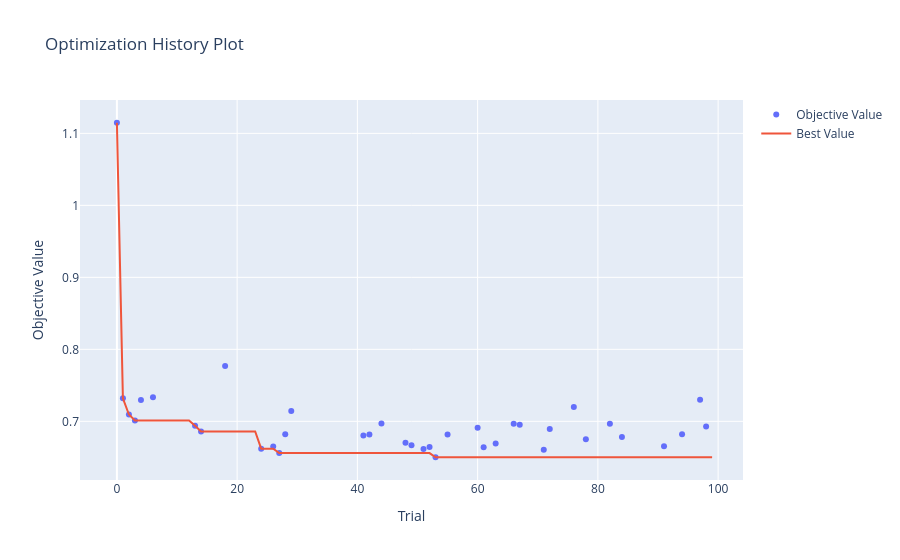

The notebook cell saved with this chart:
### Code cell
### Plot optimization history
optuna.visualization.plot_optimization_history(study)
